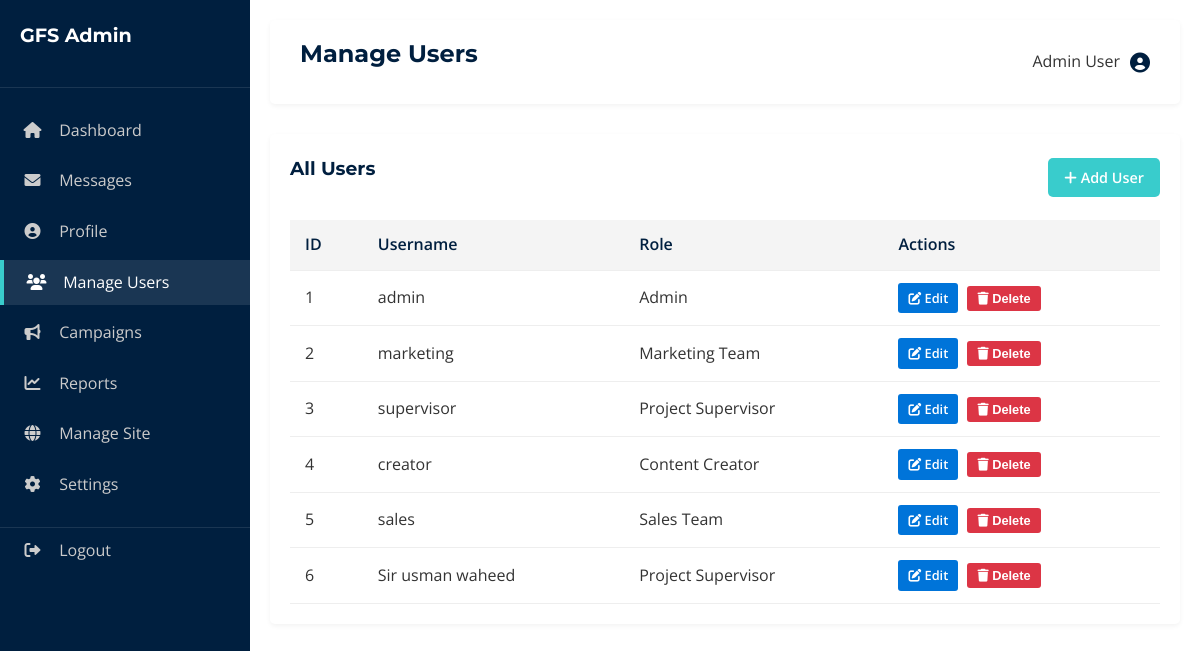
Screenshot of /admin/users with the database file from the repository.
### tables this page shows
CREATE TABLE users (
    id INTEGER PRIMARY KEY AUTOINCREMENT,
    username TEXT NOT NULL UNIQUE,
    password TEXT NOT NULL,
    role TEXT NOT NULL,
    full_name TEXT,
    email TEXT,
    phone TEXT
);

### app.py (the view)
@app.route('/admin/users')
def admin_users():
    conn = get_db_connection()
    users = conn.execute('SELECT * FROM users').fetchall()
    conn.close()
    return render_template('admin/manage_users.html', users=users)

### app.py (called while the page is built)
def get_db_connection():
    conn = sqlite3.connect('database.db')
    conn.row_factory = sqlite3.Row
    return conn

@app.context_processor
def inject_global_data():
    conn = get_db_connection()
    try:
        theme_row = conn.execute("SELECT value FROM settings WHERE key = 'theme'").fetchone()
        theme = theme_row['value'] if theme_row else 'default'
        site_rows = conn.execute("SELECT section, key, value FROM site_content WHERE page = 'global'").fetchall()
        site_data = {}
        for row in site_rows:
            if row['section'] not in site_data:
                site_data[row['section']] = {}
            site_data[row['section']][row['key']] = row['value']
    except sqlite3.OperationalError:
        theme = 'default'
        site_data = {}
    finally:
        conn.close()
    return dict(theme=theme, site=site_data)

### templates/admin/manage_users.html (shortened to what this page needs)
{% extends 'admin_base.html' %}
{% block header %}Manage Users{% endblock %}
{% block content %}
<div class="table-container">
    <div class="header-actions">
        <h3>All Users</h3>
        <a href="{{ url_for('admin_add_user') }}" class="btn btn-primary small-btn"><i class="fas fa-plus"></i> Add
            User</a>
    </div>
    <table class="table">
        <thead>
            <tr>
                <th>ID</th>
                <th>Username</th>
                <th>Role</th>
                <th>Actions</th>
            </tr>
        </thead>
        <tbody>
            {% for user in users %}
            <tr>
                <td>{{ user['id'] }}</td>
                <td>{{ user['username'] }}</td>
                <td>{{ user['role'] }}</td>
                <td>
                    <a href="{{ url_for('admin_edit_user', user_id=user['id']) }}" class="btn action-btn btn-edit"><i
                            class="fas fa-edit"></i> Edit</a>
                    <form action="{{ url_for('admin_delete_user', user_id=user['id']) }}" method="POST"
                        style="display:inline;"
                        onsubmit="return confirm('Are you sure you want to delete this user?');">
                        <button type="submit" class="btn action-btn btn-delete"><i class="fas fa-trash"></i>
                            Delete</button>
                    </form>
                </td>
            </tr>
            {% endfor %}
        </tbody>
    </table>
</div>
{% endblock %}

### static/styles.css (style rules this page uses)
:root { --primary-color: #001f3f; --secondary-color: #39cccc; --accent-color: #0074D9; --text-color: #333; --light-gray: #f4f4f4; --white: #ffffff; --bg-color: #ffffff; --card-bg: #ffffff; --sidebar-bg: #001f3f; --sidebar-text: #ffffff; --font-heading: 'Montserrat', sans-serif; --font-body: 'Open Sans', sans-serif; --transition: all 0.3s ease; }
* { margin: 0; padding: 0; box-sizing: border-box; }
body { font-family: var(--font-body); line-height: 1.6; color: var(--text-color); background-color: var(--bg-color); }
h1, h2, h3, h4, h5, h6 { font-family: var(--font-heading); color: var(--primary-color); margin-bottom: 1rem; }
a { text-decoration: none; color: inherit; }
.btn { display: inline-block; padding: 10px 20px; border-radius: 5px; font-weight: 600; transition: var(--transition); cursor: pointer; border: none; }
.btn-primary { background-color: var(--secondary-color); color: #fff; }
.small-btn { padding: 8px 16px; font-size: 0.9rem; }
.table-container { background: var(--card-bg); padding: 20px; border-radius: 5px; box-shadow: 0 2px 5px rgba(0, 0, 0, 0.05); overflow-x: auto; }
.table { width: 100%; border-collapse: collapse; color: var(--text-color); }
.table th, .table td { padding: 12px 15px; text-align: left; border-bottom: 1px solid #eee; }
.table th { background-color: var(--light-gray); color: var(--primary-color); font-weight: 600; }
.action-btn { padding: 5px 10px; border-radius: 3px; font-size: 0.8rem; margin-right: 5px; }
.btn-edit { background-color: var(--accent-color); color: white; }
.btn-delete { background-color: #dc3545; color: white; }
.header-actions { display: flex; justify-content: space-between; align-items: center; margin-bottom: 20px; }

### rows the page displays
users: id "1", username "admin", role "Admin"
users: id "2", username "marketing", role "Marketing Team"
users: id "3", username "supervisor", role "Project Supervisor"
users: id "4", username "creator", role "Content Creator"
users: id "5", username "sales", role "Sales Team"
users: id "6", username "Sir usman waheed", role "Project Supervisor"
